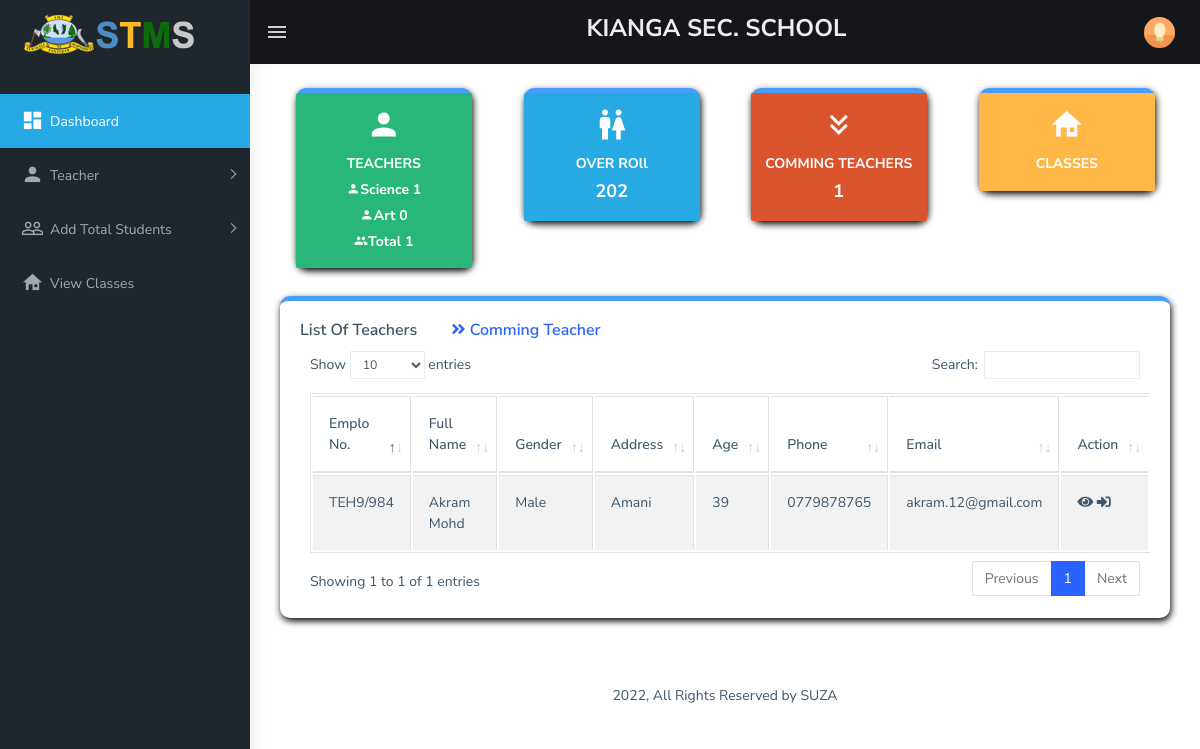
Screenshot of /School/Dashboard.php (signed in) with the database file from the repository.
### tables this page shows
CREATE TABLE `tbl_school` (
  `SchlID` int(11) NOT NULL,
  `SchlCode` varchar(50) DEFAULT NULL,
  `SchlName` varchar(100) NOT NULL,
  `Region` varchar(50) NOT NULL,
  `District` varchar(50) NOT NULL,
  `CtgName` varchar(20) NOT NULL,
  `CtgState` varchar(20) DEFAULT NULL,
  `SchlUserID` int(11) DEFAULT NULL,
  `UserID` int(11) NOT NULL
);

CREATE TABLE `tbl_teacher` (
  `TchID` int(11) NOT NULL,
  `EmpNo` varchar(50) NOT NULL,
  `FName` varchar(50) NOT NULL,
  `LName` varchar(100) DEFAULT NULL,
  `Gender` varchar(7) DEFAULT NULL,
  `Address` varchar(50) DEFAULT NULL,
  `Dob` date DEFAULT NULL,
  `Image` varchar(100) DEFAULT NULL,
  `Phone` varchar(50) NOT NULL,
  `Email` varchar(100) DEFAULT NULL
);

### Functionality/classSchool.php (the view, shortened to what this page needs)
<?php
include 'classes.php';
class STMSchool extends STMS
{
	function ViewSchoolTeacher(){
		global $conn;
		$SchlID =  $_SESSION['SchlID'];
		$sql = "SELECT * FROM tbl_School INNER JOIN (((tbl_Sch_Tch inner join tbl_Teacher using(TchID))inner join tbl_subject using(SubjectID))inner join tbl_Tch_Education using(TchID))USING(SchlID) WHERE tbl_School.SchlID = $SchlID AND tbl_Sch_Tch.Status = 'Approved'";
		$result = $conn->query($sql);
		if($result->num_rows > 0){
			while($row = $result->fetch_assoc()){
				$Age = date('Y') - date('Y', strtotime($row['Dob']));
				echo"
					<tr>
						<td>{$row['EmpNo']}</td>
						<td>{$row['FName']} {$row['LName']}</td>
						<td>{$row['Gender']}</td>
						<td>{$row['Address']}</td>
						<td>{$Age}</td>
						<td>{$row['Phone']}</td>
						<td>{$row['Email']}</td>
						<td>
                            <a data-toggle='modal' data-target='#ModalViewMore".$row['TchID']."' data-toggle='tooltip' data-placement='top' title='View More'>
                                <i class='fas fa-eye'></i></a>
                                <a data-toggle='modal' data-target='#ModalAssignSubject".$row['TchID']."' data-toggle='tooltip' data-placement='top' title='Assign Subject'>
                                <i class='fas fa-sign-in-alt'></i></a>
						</td>
					</tr>";
					echo "
			                <div class='modal fade' id='ModalViewMore".$row['TchID']."' tabindex='-1'>
		                                	<h3 class='card-title'>Information of Teacher <i style='color:#499dff'>{$row['FName']} {$row['LName']}</i></h3>
												<p> {$row['EmpNo']}</p>
												<p> {$row['FName']} {$row['LName']}</p>
												<p> {$row['Gender']}</p>
												<p> {$row['Address']}</p>
												<p> {$Age}</p>
												<p> {$row['Phone']}</p>
												<p> {$row['Email']}</p>
												<p> {$row['EduLevel']}</p>
												<p> {$row['EduTitle']}</p>
												<p> {$row['EduYear']}</p>
												<p> {$row['EduCategory']}</p>
												<p> {$row['SubjectName']}</p>
		                        </div>
		                    </div>
			                <div class='modal fade in' id='ModalAssignSubject".$row['TchID']."'>
				                <div class='modal-dialog'>
				                <div class='card'>
			                      <div class='modal-content'>
			                      <form class='form-horizontal' action='ViewTeacher.php' method='post'>
			                        <div class='card-body'>
	                                <h4 class='card-title'>Assign Subject To <i style='color:#499dff'>{$row['FName']} {$row['LName']}</i></h4>
			                           <div class='form-group'>
		                                        <div class='form-line'>
		                                            <input class='form-control' name='TchID' value='".$row['TchID']."' type='hidden' required=''>
		                                            <select class='select2 form-control custom-select' name='SubjectID' style='width: 100%; height:36px;'>";
				                           echo" </select>
				                           </div>
		                                  </div>
			                          </div>
			                        	<div class='border-top'>
		                                    <div class='card-body'>
		                                        <button type='submit' name='AssignSubject' class='btn btn-success'>Assign</button>
		                                        <button type='reset' class='btn btn-primary' data-dismiss='modal'>Cancel</button>
		                                    </div>
                           				</div>
			                      </form>
			                      </div>
				                </div>
				                </div>
				            </div>";
			}
		}
	}
}
?>

### rows the page displays
tbl_school: tbl_teacher.EmpNo "TEH9/984", tbl_teacher.FName "Akram", tbl_teacher.LName "Mohd", tbl_teacher.Gender "Male", tbl_teacher.Address "Amani", tbl_teacher.Phone "0779878765", tbl_teacher.Email "akram.12@gmail.com"

### other values shown
$_SESSION['SchlName'] "KIANGA SEC. SCHOOL"
$result->num_rows "1"
$result->num_rows "0"
$OverRoll "202"
Date("Y") "2022"
